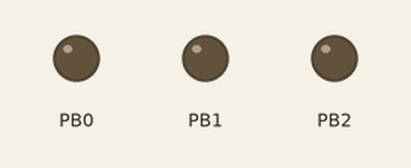
Simulated run of this program. Board: ATmega32, built with avr-gcc and emulated at 16 MHz. Parts: output pins drawn as LEDs (lit = HIGH).

Above: at 0.04 s.
At 0.41 s:
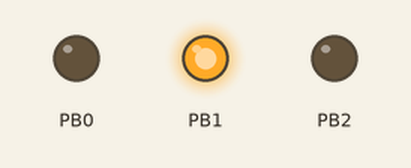
At 0.78 s:
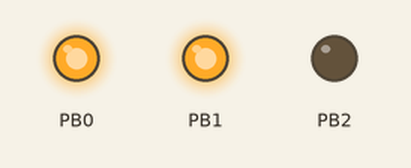
At 1.43 s:
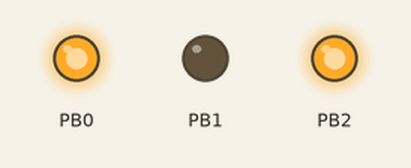
At 2.18 s:
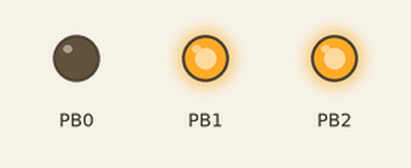
At 2.92 s:
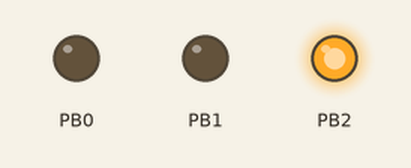
Timing chart, 0 to 3.2 s (numbered marks = the images above):
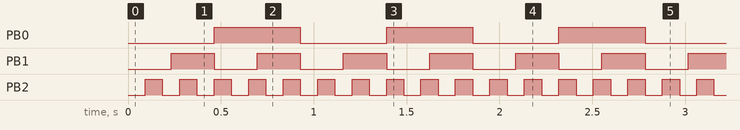

Measured:
- by itself, PB0: alternates HIGH for 0.46 s and LOW for 0.46 s
- by itself, PB1: alternates HIGH for 0.23 s and LOW for 0.23 s
- by itself, PB2: alternates HIGH for 0.09 s and LOW for 0.09 s

The program:

main.c
```c
#include <stddef.h>
#include <avr/io.h>
#include <avr/interrupt.h>
#include <inttypes.h>

#define MAX_TASK_COUNT 10

struct struct_Task
{
	void (*func)(void);
	uint16_t exec_time;
	uint16_t delay_time;
	uint8_t repeat;
};

typedef struct struct_Task Task;

volatile uint16_t ms = 0;
Task tasks[MAX_TASK_COUNT];

void init(void);
int8_t add_task(void (*fn)(void), uint16_t delay, uint8_t rep);
void remove_task(uint8_t taskid);

void blink0(void);
void blink1(void);
void blink2(void);

int main(void)
{
	DDRB = (1 << PB0) | (1 << PB1) | (1 << PB2);

	init();
	add_task(blink0, 1000, 1);
	add_task(blink1,  500, 1);
	add_task(blink2,  200, 1);

	while(1)
	{

	}

	return 0;
}

void blink0(void)
{
	PORTB ^= (1 << PB0);
}

void blink1(void)
{
	PORTB ^= (1 << PB1);
}

void blink2(void)
{
	PORTB ^= (1 << PB2);
}

void init(void)
{
	for(uint8_t i = 0; i < MAX_TASK_COUNT; i++)
	{
		tasks[i].func = NULL;
	}

	TCCR0 = (1 << WGM01) | (1 << CS01) | (1 << CS00);
	OCR0 = 115;
	TIMSK = (1 << OCIE0);
	asm volatile("sei");
}

int8_t add_task(void (*fn)(void), uint16_t delay, uint8_t rep)
{
	uint8_t sreg = SREG;
	int8_t taskid = -1;
	Task *t = tasks;

	asm volatile("cli");

	while(t->func != NULL && t < tasks+MAX_TASK_COUNT)
	{
		t++;
	}

	if(t->func == NULL)
	{
		taskid = t-tasks;
		t->func = fn;
		t->delay_time = delay;
		t->exec_time = ms+delay;
		t->repeat = rep;
	}

	SREG = sreg;
	return taskid;
}

void remove_task(uint8_t taskid)
{
	tasks[taskid].func = NULL;
}

/* 1 ms timer */
ISR(TIMER0_COMP_vect)
{
	++ms;

	for(uint8_t i = 0; i < MAX_TASK_COUNT; i++)
	{
		Task *t = &(tasks[i]);

		if((t->func != NULL) && (t->exec_time == ms))
		{
			(*(t->func))();
			if(t->repeat)
			{
				t->exec_time = ms + (t->delay_time);
			}
			else
			{
				t->func = NULL;
			}
		}
	}
}
```
